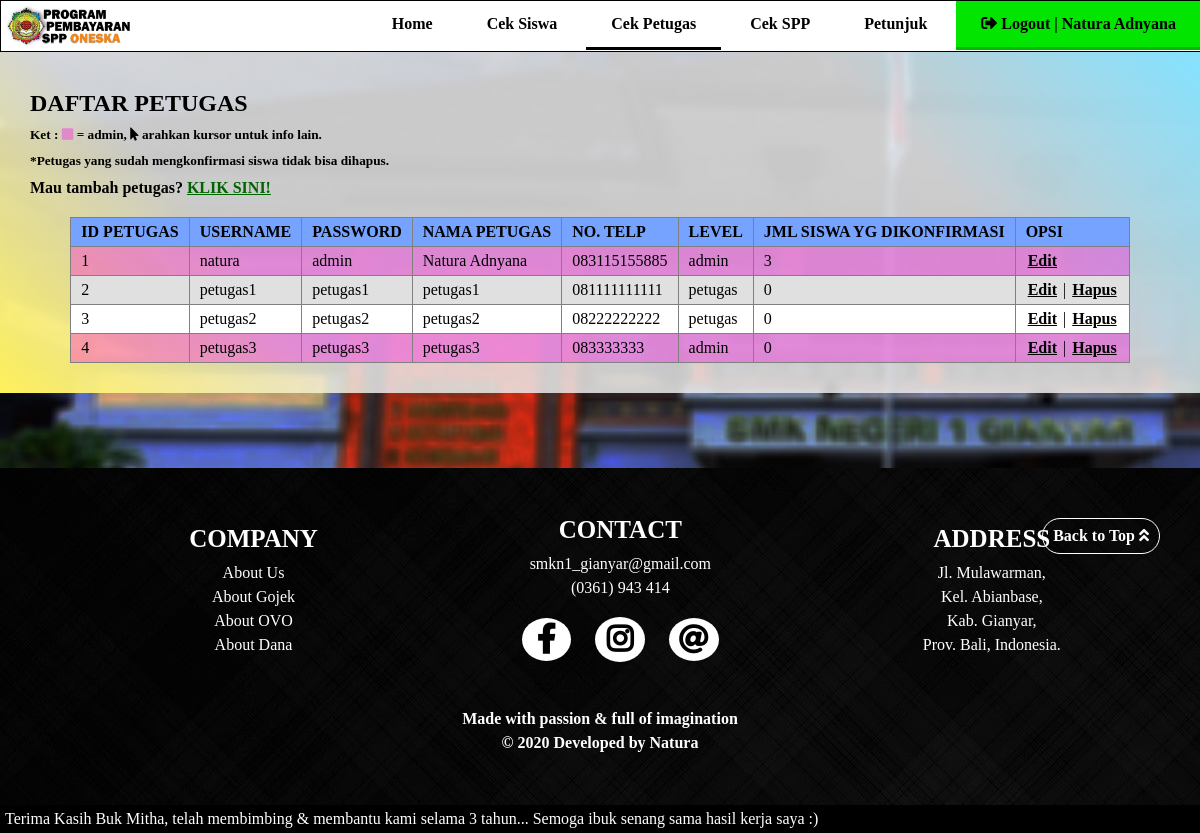
The app's page /petugas/info_petugas.php (signed in) with its own data.
### tables this page shows
CREATE TABLE `petugas` (
  `id_petugas` int(11) NOT NULL,
  `username` varchar(25) NOT NULL,
  `password` varchar(32) NOT NULL,
  `nama_petugas` varchar(35) NOT NULL,
  `no_telp_petugas` varchar(15) NOT NULL,
  `level` enum('admin','petugas') NOT NULL
);

### petugas/info_petugas.php (the view, shortened to what this page needs)
<?php
	include '../action/koneksi.php';
?>
<!DOCTYPE html>
<html>
<head>
	<link rel="stylesheet" type="text/css" href="../this.css">
	<link rel="stylesheet" type="text/css" href="this_petugas.css">
	<link rel="stylesheet" type="text/css" href="../font-awesome/css/fontawesome.css">
	<link rel="stylesheet" type="text/css" href="../font-awesome/css/brands.css">
	<link rel="stylesheet" type="text/css" href="../font-awesome/css/solid.css">
</head>
<body>
	<nav>
		<a href="index.php" title="Program Pembayaran SPP Oneska"><img src="../img/logo_program.png"></a>
		<ul>
			<li><a href="petugas.php?kategori=bayarspp">Home</a></li>
			<li><a href="info_siswa.php">Cek Siswa</a></li>
		<?php
			if ($_SESSION['level']=='admin') {
		?>
			<li style="border-bottom: solid;"><a href="info_petugas.php">Cek Petugas</a></li>
		<?php
			}
		?>
			<li><a href="info_spp.php">Cek SPP</a></li>
			<li><a href="petunjuk_petugas.php">Petunjuk</a></li>
			<li style="background-color: #01E500FF; border-bottom: solid; border-color: #00BB04FF;"><a href="../action/logout_proses.php"><i class="fas fa-sign-out-alt"></i> Logout | <?php echo $_SESSION['nama_petugas'];?></a></li>
		</ul>
	</nav>
	<div class="container5">
		<h2>DAFTAR PETUGAS</h2>
		<h5>Ket : <i class="fas fa-square" style="color: #FF00E656;"></i> = admin, <i class="fas fa-mouse-pointer"></i> arahkan kursor untuk info lain.</h5>
		<h5>*Petugas yang sudah mengkonfirmasi siswa tidak bisa dihapus.</h5>
		<h4>Mau tambah petugas? <a href="tambah_petugas.php">KLIK SINI!</a></h4>
		<table border="1">
			<tr style="background-color: #75A3FFFF; font-weight: bold;">
				<td>ID PETUGAS</td>
				<td>USERNAME</td>
				<td>PASSWORD</td>
				<td>NAMA PETUGAS</td>
				<td>NO. TELP</td>
				<td>LEVEL</td>
				<td>JML SISWA YG DIKONFIRMASI </td>
				<td>OPSI</td>
			</tr>
			<?php
				if (isset($_GET['info'])) {
					$id_petugas=$_GET['info'];
					$select1=mysqli_query($connect, "SELECT * FROM petugas WHERE id_petugas='$id_petugas'");
				}
				else{
					$select1=mysqli_query($connect, "SELECT * FROM petugas");
				}
				while ($data1=mysqli_fetch_array($select1)) {
					$select2=mysqli_query($connect, "SELECT * FROM pembayaran WHERE id_petugas='$data1[id_petugas]'");
					$jml_konf=mysqli_num_rows($select2);
			?>
			<tr
			<?php
				if ($data1['level']=='admin') {
			?>
				style="background-color: #FF00E656;"
			<?php
				}
			?>
			>
				<td><?=$data1['id_petugas'];?></td>
				<td><?=$data1['username'];?></td>
				<td><?=$data1['password'];?></td>
				<td><?=$data1['nama_petugas'];?></td>
				<td><?=$data1['no_telp_petugas'];?></td>
				<td><?=$data1['level'];?></td>
				<td><?=$jml_konf;?></td>
				<td><a class="konfirmasi" href="edit_petugas.php?info=<?=$data1['id_petugas'];?>">Edit</a>
			<?php
				if ($jml_konf==0) {
			?>
					 | <a class="batal" href="../action/hapus_petugas_proses.php?info=<?=$data1['id_petugas'];?>" onclick="return confirm('Apakah anda ingin menghapus data ini?')";>Hapus</a>
			<?php
				}
			?>
				</td>
			</tr>
			<?php
				}
			?>
		</table>
	</div>
<?php
	include '../footer.php';
?>
</body>
</html>

### this.css (style rules this page uses)
* { margin: 0; padding: 0; text-decoration: none; scroll-behavior: smooth; }
body { background-image: url("img/gedung_smk_blur.jpg"); background-attachment: fixed; background-repeat: no-repeat; background-size: cover; }
nav { position: fixed; top: 0; background-color: white; width: 100%; font-family: Tahoma; border: solid 1px; height: 50px; overflow: hidden; z-index: 99; }
nav img { float: left; height: 50px; }
nav ul { float: right; }
nav ul li { position: relative; display: inline-block; }
nav ul li a { display: block; padding: 14px 25px; color: black; font-weight: bold; transition: 0.5s; }
nav ul li a i { transition: 0.5s; }

### petugas/this_petugas.css (style rules this page uses)
.container5 { margin-top: 50px; background: linear-gradient(45deg, #FFF15BFF, #EFEFEFD4, #EFEFEFD4, #EFEFEFD4, #84E2FFFF); padding: 30px; }
.container5 h2 { margin-top: 10px; font-family: Tahoma; }
.container5 h5 { margin-top: 10px; }
.container5 h4 { margin-top: 10px; }
.container5 h4 a { text-decoration: underline; color: darkgreen; }
.container5 table { margin: auto; margin-top: 20px; border-collapse: collapse; }
.container5 table tr:nth-child(odd) { background-color: #E0E0E0FF; }
.container5 table tr:nth-child(even) { background-color: white; }
.container5 table tr td { padding: 5px 10px; }
.container5 table tr td a { padding: 2px; border-radius: 2px; color: black; font-weight: bold; text-decoration: underline; }

### records on screen
petugas: id_petugas "1", username "natura", password "admin", nama_petugas "Natura Adnyana", no_telp_petugas "083115155885", level "admin", jml_konf "3"
petugas: id_petugas "2", username "petugas1", password "petugas1", nama_petugas "petugas1", no_telp_petugas "081111111111", level "petugas", jml_konf "0"
petugas: id_petugas "3", username "petugas2", password "petugas2", nama_petugas "petugas2", no_telp_petugas "08222222222", level "petugas", jml_konf "0"
petugas: id_petugas "4", username "petugas3", password "petugas3", nama_petugas "petugas3", no_telp_petugas "083333333", level "admin", jml_konf "0"

### other values on screen
$_SESSION['nama_petugas'] "Natura Adnyana"
